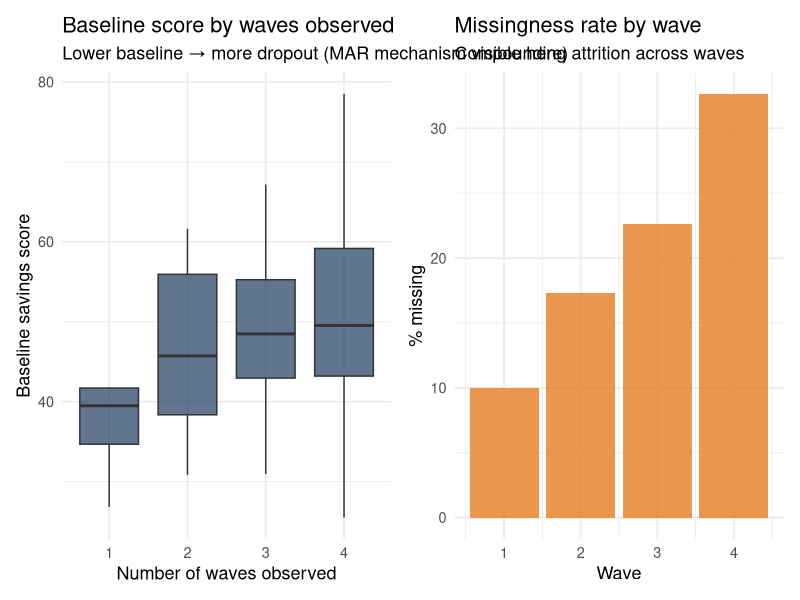
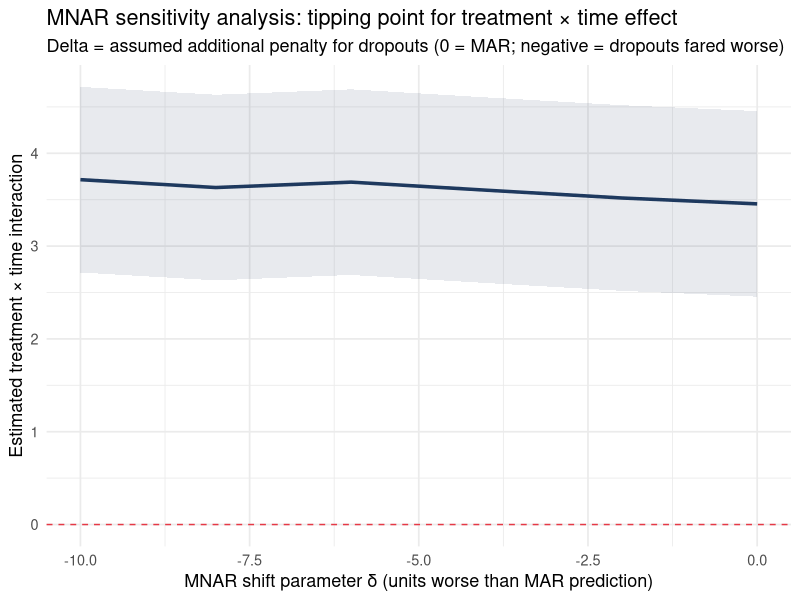

These figures' R source, in order:
## ---- chunk 1
library(tidyverse)
library(lme4)
library(lmerTest)
library(mice)
library(broom.mixed)
library(patchwork)
set.seed(2025)
## ---- chunk 2
n_people <- 150
n_waves  <- 4

person_baseline <- rnorm(n_people, 50, 10)
person_trt      <- rep(c(0, 1), each = n_people / 2)

df_full <- expand_grid(person = 1:n_people, wave = 1:n_waves) |>
  mutate(
    baseline  = person_baseline[person],
    treatment = person_trt[person],
    Y_true    = baseline - 3 * (wave - 1) + 5 * treatment * (wave - 1) + rnorm(n(), 0, 5),
    person    = factor(person)
  )

# MAR mechanism: households with lower baseline savings drop out more over time
dropout_prob <- plogis(-2 + 0.03 * (50 - person_baseline[as.integer(df_full$person)])
                          + 0.4 * (df_full$wave - 1))
missing_flag <- rbinom(nrow(df_full), 1, dropout_prob)

df_obs <- df_full |>
  mutate(Y_obs = ifelse(missing_flag == 1, NA, Y_true))

df_obs |>
  group_by(wave) |>
  summarise(
    n_total   = n(),
    n_missing = sum(is.na(Y_obs)),
    pct_miss  = round(mean(is.na(Y_obs)) * 100, 1)
  ) |>
  knitr::kable(caption = "Missingness rates per wave — attrition compounds across waves")
## ---- chunk 3
df_person_miss <- df_obs |>
  group_by(person, baseline, treatment) |>
  summarise(
    n_observed = sum(!is.na(Y_obs)),
    .groups    = "drop"
  )

p1 <- ggplot(df_person_miss, aes(x = factor(n_observed), y = baseline)) +
  geom_boxplot(fill = "#1e3a5f", alpha = 0.7) +
  labs(
    title    = "Baseline score by waves observed",
    subtitle = "Lower baseline → more dropout (MAR mechanism visible here)",
    x        = "Number of waves observed",
    y        = "Baseline savings score"
  ) +
  theme_minimal(base_size = 13)

p2 <- df_obs |>
  group_by(wave) |>
  summarise(pct_missing = mean(is.na(Y_obs)) * 100) |>
  ggplot(aes(x = wave, y = pct_missing)) +
  geom_bar(stat = "identity", fill = "#e67e22", alpha = 0.8) +
  labs(
    title    = "Missingness rate by wave",
    subtitle = "Compounding attrition across waves",
    x        = "Wave",
    y        = "% missing"
  ) +
  theme_minimal(base_size = 13)

p1 + p2
## ---- chunk 4
# Complete cases only
df_cc <- df_obs |>
  group_by(person) |>
  filter(sum(!is.na(Y_obs)) == n_waves) |>
  ungroup()

m_cc <- lmer(Y_obs ~ wave * treatment + (1 | person), data = df_cc)
m_ac <- lmer(Y_obs ~ wave * treatment + (1 | person), data = df_obs)

bind_rows(
  broom.mixed::tidy(m_cc, effects = "fixed") |>
    filter(str_detect(term, "wave.*treatment")) |>
    mutate(approach = "Complete-case"),
  broom.mixed::tidy(m_ac, effects = "fixed") |>
    filter(str_detect(term, "wave.*treatment")) |>
    mutate(approach = "Available-case (lmer)")
) |>
  select(approach, estimate, std.error, p.value) |>
  knitr::kable(
    digits = 3,
    caption = "Treatment × wave interaction: complete-case vs. available-case. True effect ≈ 5. Available-case is closer under MAR."
  )
## ---- chunk 5
df_person <- df_obs |>
  group_by(person, treatment, baseline) |>
  summarise(mean_Y = mean(Y_obs, na.rm = TRUE), .groups = "drop")

imp <- mice(
  df_person |> select(treatment, baseline, mean_Y),
  method = "pmm",
  m      = 20,
  maxit  = 10,
  print  = FALSE
)

results_list <- lapply(1:20, function(k) {
  df_imp_person <- complete(imp, k) |>
    mutate(person = df_person$person)

  df_long_imp <- df_obs |>
    left_join(df_imp_person |> select(person, mean_Y_imp = mean_Y), by = "person") |>
    mutate(Y_mi = ifelse(is.na(Y_obs), mean_Y_imp + rnorm(n(), 0, 3), Y_obs))

  lmer(Y_mi ~ wave * treatment + (1 | person), data = df_long_imp, REML = FALSE)
})

pooled <- pool(results_list)

summary(pooled) |>
  filter(term == "wave:treatment") |>
  select(term, estimate, std.error, p.value) |>
  knitr::kable(
    digits = 3,
    caption = "MI pooled estimate: treatment × wave interaction. True effect ≈ 5."
  )
## ---- chunk 6
delta_values <- seq(-10, 0, by = 2)

sensitivity_results <- purrr::map_dfr(delta_values, function(delta) {
  results_delta <- lapply(1:10, function(k) {
    df_imp_person <- complete(imp, k) |>
      mutate(person = df_person$person)

    df_long_imp <- df_obs |>
      left_join(df_imp_person |> select(person, mean_Y_imp = mean_Y), by = "person") |>
      mutate(
        Y_mi = ifelse(
          is.na(Y_obs),
          mean_Y_imp + delta + rnorm(n(), 0, 3),   # delta = MNAR shift
          Y_obs
        )
      )

    lmer(Y_mi ~ wave * treatment + (1 | person), data = df_long_imp, REML = FALSE)
  })

  pooled_d <- pool(results_delta)
  est <- summary(pooled_d) |> filter(term == "wave:treatment")
  tibble(delta = delta, estimate = est$estimate, p_value = est$p.value)
})

ggplot(sensitivity_results, aes(x = delta, y = estimate)) +
  geom_line(linewidth = 1.2, color = "#1e3a5f") +
  geom_ribbon(aes(ymin = estimate - 1, ymax = estimate + 1), alpha = 0.1, fill = "#1e3a5f") +
  geom_hline(yintercept = 0, linetype = "dashed", color = "#e63946") +
  labs(
    title    = "MNAR sensitivity analysis: tipping point for treatment × time effect",
    subtitle = "Delta = assumed additional penalty for dropouts (0 = MAR; negative = dropouts fared worse)",
    x        = "MNAR shift parameter δ (units worse than MAR prediction)",
    y        = "Estimated treatment × time interaction"
  ) +
  theme_minimal(base_size = 13)
